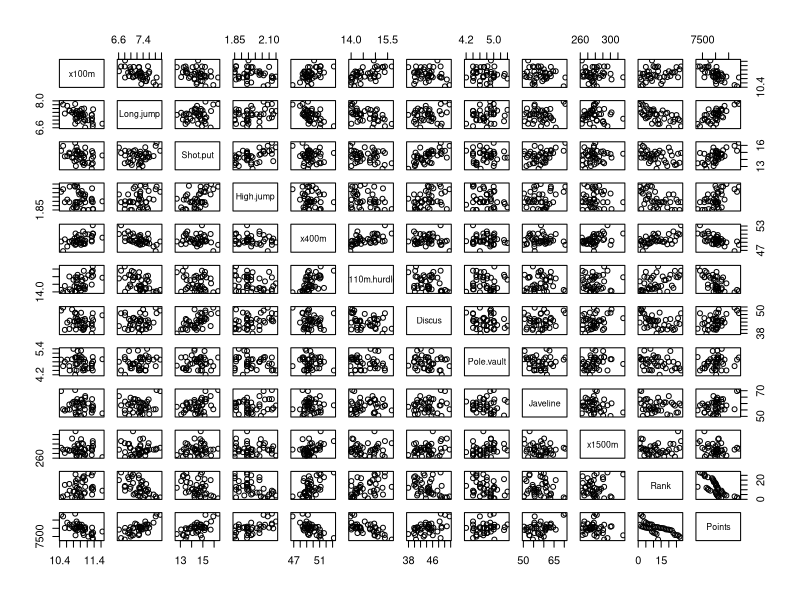
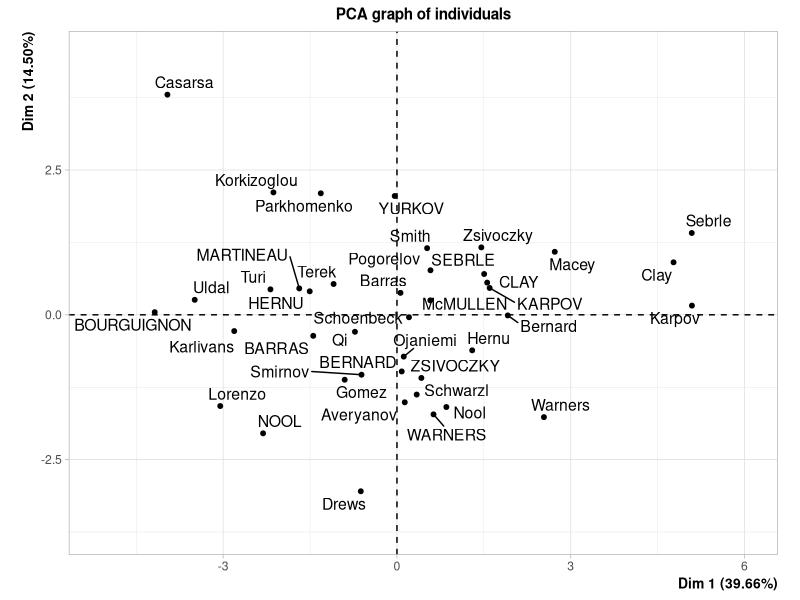
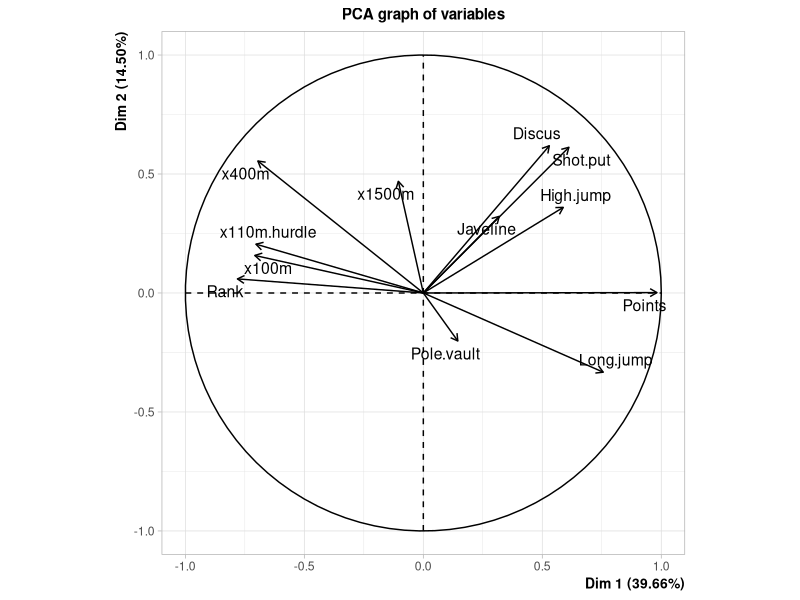
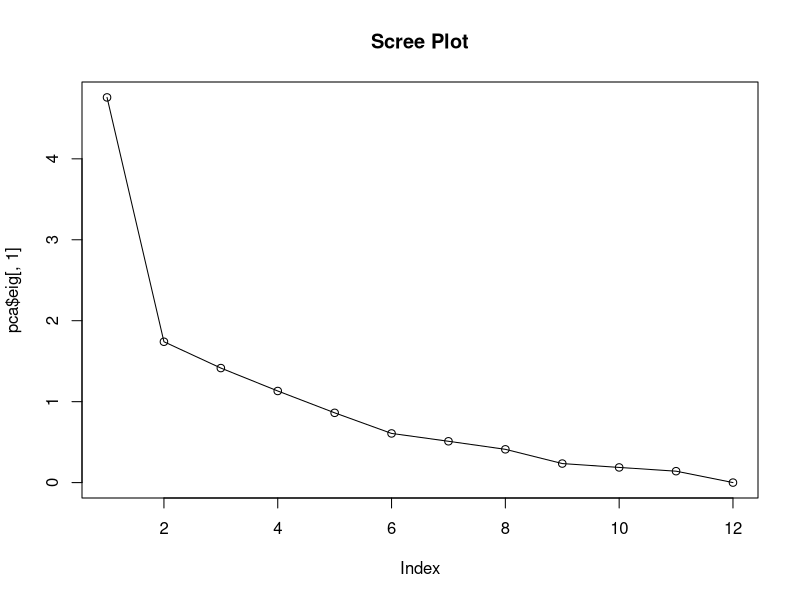
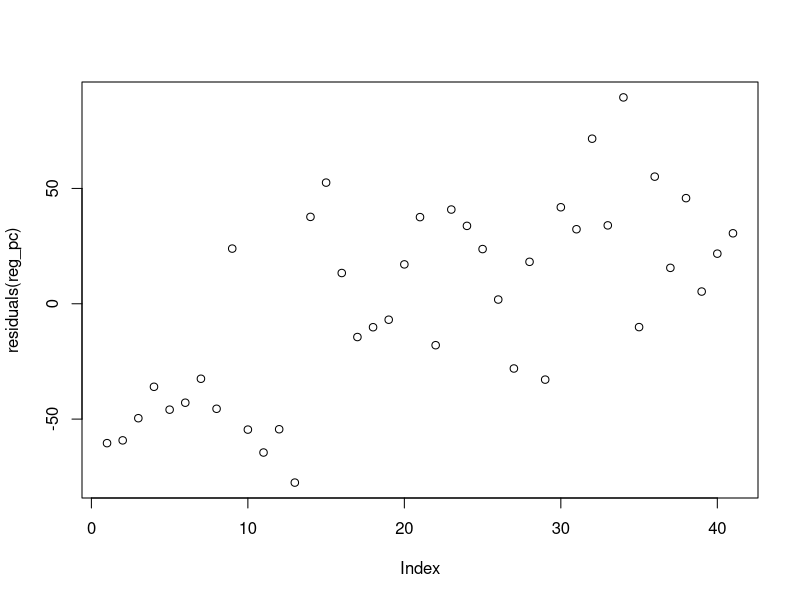

These charts were generated, in order, by the following R code:
## ---- chunk 1
knitr::opts_chunk$set(echo = TRUE)

library(FactoMineR)
library(lmtest)
## ---- chunk 2
# Load the dataset and preprocess it.
data(decathlon)
colnames(decathlon)[c(1,5,6,10)]<-c("x100m","x400m","x110m.hurdle","x1500m")
colnames(decathlon)
## ---- chunk 3
competition <- which(colnames(decathlon) == "Competition")
plot(decathlon[,-c(competition)])
# cor(decathlon[,-c(competition)])
## ---- chunk 4
# Remove the dependent variable score.
pca<-PCA(decathlon[,-c(competition)])
## ---- chunk 5
library(FactoMineR)
competition <- which(colnames(decathlon) == "Competition")

pca$eig
plot(pca$eig[,1], type="o", main="Scree Plot")
summary(pca)

decathlon$PC1<-pca$ind$coord[,1]
decathlon$PC2<-pca$ind$coord[,2]
decathlon$PC3<-pca$ind$coord[,3]
decathlon$PC4<-pca$ind$coord[,4]
reg_pc<-lm(Points~PC1 + PC2 + PC3 + PC4, data=decathlon)
## ---- chunk 6
summary(reg_pc)
## ---- chunk 7
# Normality
shapiro.test(residuals(reg_pc))

# Homogenity
plot(residuals(reg_pc))
bptest(reg_pc)

# Independence of errors
dwtest(reg_pc, alternative = "two.sided")
## ---- chunk 8
n <- nrow(decathlon)
train.sample <- sample(1:n, round(0.67*n))

train.set <- decathlon[train.sample, ]
test.set <- decathlon[-train.sample, ] 

train.model <- lm(Points ~ PC1+PC2+PC3+PC4 , data = train.set)
summary(train.model)

yhat<-predict(train.model, test.set, interval="prediction")
yhat
y<-test.set$score

error<-cbind(yhat[,1,drop=FALSE],y,(yhat[,1]-y)^2)
sqr_err<-error[,1]
sse<-sum(sqr_err)

# Root Mean Square Error = sqrt(SSE/N)
RMSE<-sqrt(sse/(nrow(test.set)))
RMSE
